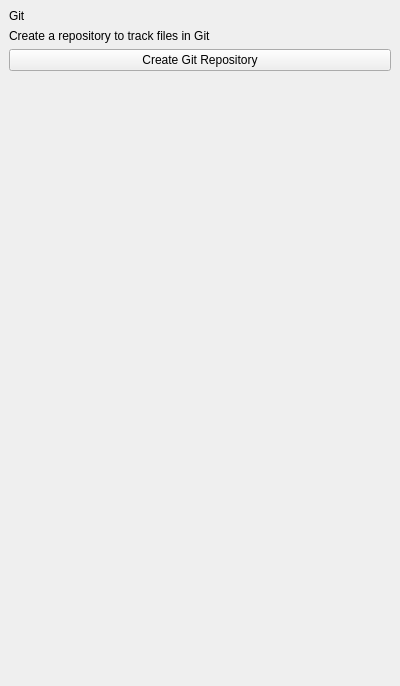
<?xml version="1.0" encoding="UTF-8"?>
<ui version="4.0">
 <class>GitLeftPane</class>
 <widget class="QWidget" name="GitLeftPane">
  <property name="geometry">
   <rect>
    <x>0</x>
    <y>0</y>
    <width>400</width>
    <height>686</height>
   </rect>
  </property>
  <property name="windowTitle">
   <string>Form</string>
  </property>
  <layout class="QVBoxLayout" name="verticalLayout">
   <property name="spacing">
    <number>0</number>
   </property>
   <property name="leftMargin">
    <number>0</number>
   </property>
   <property name="topMargin">
    <number>0</number>
   </property>
   <property name="rightMargin">
    <number>0</number>
   </property>
   <property name="bottomMargin">
    <number>0</number>
   </property>
   <item>
    <widget class="tStackedWidget" name="stackedWidget">
     <property name="currentIndex">
      <number>0</number>
     </property>
     <widget class="QWidget" name="noRepositoryPage">
      <layout class="QVBoxLayout" name="verticalLayout_2">
       <item>
        <widget class="tSubtitleLabel" name="label">
         <property name="text">
          <string>Git</string>
         </property>
        </widget>
       </item>
       <item>
        <widget class="QLabel" name="label_2">
         <property name="text">
          <string>Create a repository to track files in Git</string>
         </property>
        </widget>
       </item>
       <item>
        <widget class="QPushButton" name="initButton">
         <property name="text">
          <string>Create Git Repository</string>
         </property>
        </widget>
       </item>
       <item>
        <spacer name="verticalSpacer">
         <property name="orientation">
          <enum>Qt::Vertical</enum>
         </property>
         <property name="sizeHint" stdset="0">
          <size>
           <width>20</width>
           <height>40</height>
          </size>
         </property>
        </spacer>
       </item>
      </layout>
     </widget>
     <widget class="QWidget" name="gitPage">
      <layout class="QVBoxLayout" name="gitPageLayout">
       <property name="spacing">
        <number>0</number>
       </property>
       <property name="leftMargin">
        <number>0</number>
       </property>
       <property name="topMargin">
        <number>0</number>
       </property>
       <property name="rightMargin">
        <number>0</number>
       </property>
       <property name="bottomMargin">
        <number>0</number>
       </property>
      </layout>
     </widget>
    </widget>
   </item>
  </layout>
 </widget>
 <customwidgets>
  <customwidget>
   <class>tStackedWidget</class>
   <extends>QStackedWidget</extends>
   <header location="global">tstackedwidget.h</header>
   <container>1</container>
   <slots>
    <signal>switchingFrame(int)</signal>
   </slots>
  </customwidget>
  <customwidget>
   <class>tSubtitleLabel</class>
   <extends>QLabel</extends>
   <header location="global">tsubtitlelabel.h</header>
  </customwidget>
 </customwidgets>
 <resources/>
 <connections/>
</ui>
